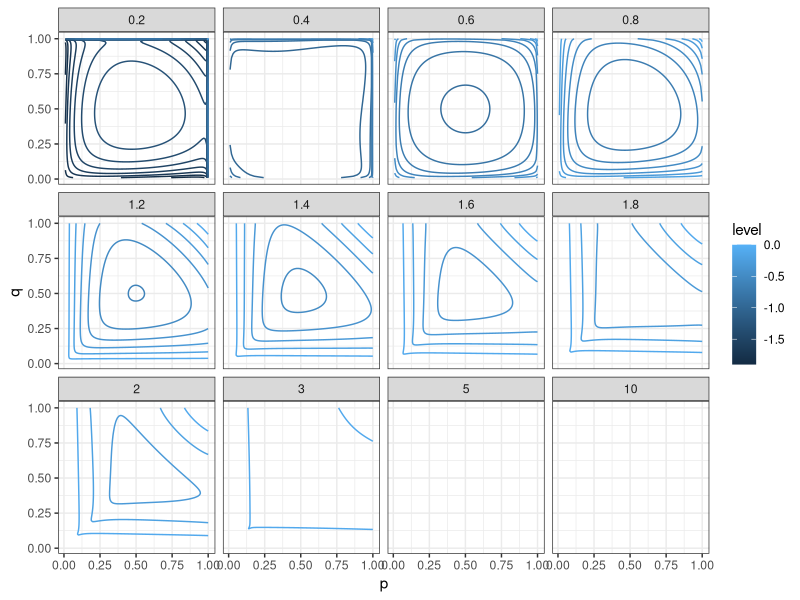
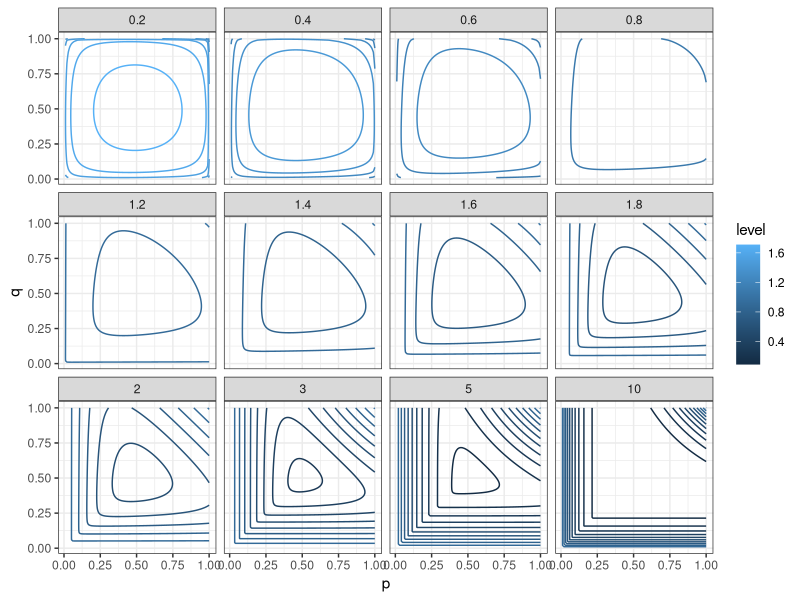
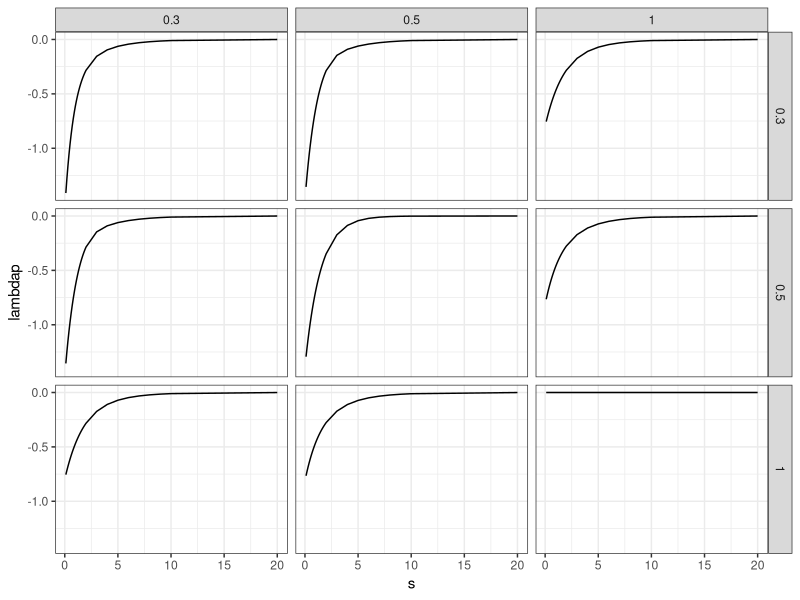
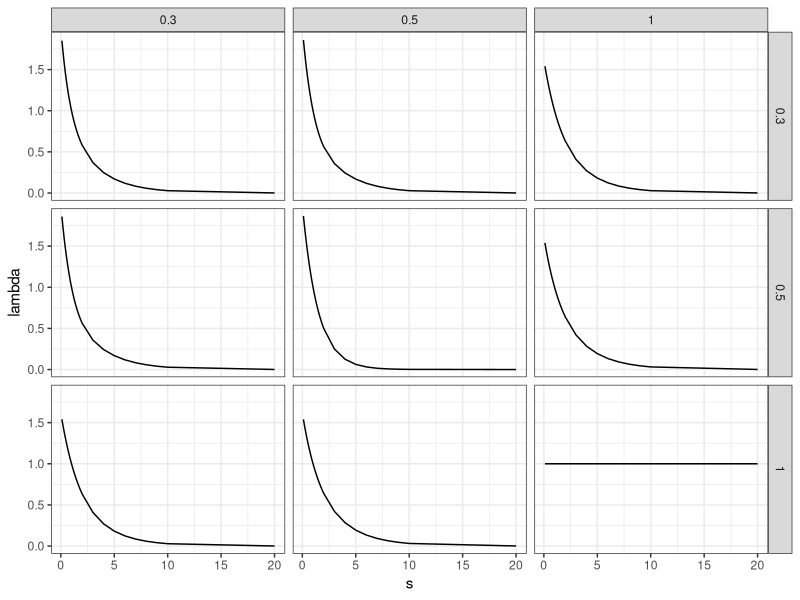

Recreate these plots in R, in order. (Note: this script raises an error after producing the figures.)
#### Header ####

##Desc: Instructions for building the entropy rate database and plotting two-state Markov chain entropy rates and related quantities.
##Date: 2018/08/29
##Author: Philippe Regnault (philippe.regnault(at)univ-reims.fr)

#### Preambule ####

##Definition of functions for computing all involved quantities from the two non-diagonal coefficients of the transition matrix, the parameter s, etc.
#Discriminant of the characteristic polynomial of the perturbed transition matrix
delta <- function(p,q,s){
  res <- ( (1-p)^s - (1-q)^s )^2 + 4*p^s*q^s
  return(res)
}
#Its derivative with respect to s
deltap <- function(p,q,s){
  res <- 2*( log(1-p*(p!=1)) * (1-p)^s  - log(1-q*(q!=1)) * (1-q)^s ) * ( (1-p)^s - (1-q)^s) + 4*log(p*q)*p^s*q^s  
  return(res)
}
#The dominant eigenvalue of the perturbed transition matrix
lambda <- function(p,q,s, delta){
  res <- ( (1-p)^s + (1-q)^s + sqrt(delta)) /2
  return(res)
}
#Its derivative with respect to s
lambdap <- function(p,q,s, delta, deltap) {
  res <- ( log(1-p*(p!=1))*(1-p)^s + log(1-q*(q!=1))*(1-q)^s + deltap / (2*sqrt(delta))) / 2
  return(res)
}
#
eta <- function(p,q,s,delta){
  res <- (sqrt(delta) + (1-q)^s - (1-p)^s) /2
  return(res)
}
#Normalized left eigenvector coordinates
u1 <- function(q,s,eta) {
  return(q^s / (q^s + eta) )
}
u2 <- function(q,s,eta) {
  return(eta / (q^s + eta) )
}
#Normalized right eigenvector coordinates
v1 <- function(p,q,s,eta){
  res <- p^s * (q^s + eta) / (p^s*q^s + eta^2)
}
v2 <- function(p,q,s,eta){
  res <- eta * (q^s + eta) / (p^s*q^s + eta^2)
}
#The residual initial information term 
cs <- function(init1, init2, v1, v2){
  return(init1*v1 + init2*v2)
}

#### Creating entropy rate database ####

#Discretizing the (0,1]*(0,1] square (non-diagonal coefficients of the transition matrix)
p <- round(seq(0.01, 1, by = 0.01),2)
q <- round(seq(0.01, 1, by = 0.01),2)
#A set of values for s
s <- c(round(seq(0.1, 2, by = 0.1),1), 3:10, 20, 100)
#A set of values for the initial distribution
init1 <- round(seq(0, 1, by = 0.1),1)
#Create a database with all possible 4-tuples of p, q, s and init1
expand.grid(p = p, q = q, s = s, init1 = init1) -> ent_database
#Processing computation of spectral elements and entropy rates with the dplyr package
library('dplyr')
#Processing may take a few seconds
#proc.time() -> t
ent_database %>%
  mutate(init2 = 1-init1,
         sta1 = q/(p+q),
         sta2 = p/(p+q),
         delta = delta(p,q,s),
         deltap = deltap(p,q,s),
         lambda = lambda(p,q,s,delta),
         lambdap = lambdap(p,q,s,delta, deltap),
         eta = eta(p,q,s,delta),
         u1 = u1(q,s,eta),
         u2 = u2(q,s,eta),
         v1 = v1(p,q,s,eta),
         v2 = v2(p,q,s,eta),
         c = cs(init1,init2,v1,v2),
         # shannon1 = case_when(s == 1 ~ -lambdap),
         shannon = -sta1 * (p*log(p) + (1-p)*log(1-p*(p!=1))) - sta2*(q*log(q) + (1-q)*log(1-q*(q!=1))) ,
         shannon_type = 2,
         renyi = case_when(s != 1 ~ log(lambda) / (1-s), s == 1 ~ shannon),
         renyi_type = 2,
         tsallis = case_when(s >1 ~ 1/(s-1), s < 1 ~ c / (1-s)),
         tsallis_type = case_when(s >1 ~ 0, s > 1 ~ 3),
         taneja = -c*lambdap/lambda,
         taneja_type = case_when(s >1 ~ -1, s > 1 ~ 3)
  ) -> ent_database
#proc.time()-t

#uncomment the following chunk to write the database in a csv file.
# write.table(x = ent_database, file = "Entropy_rate_database.csv", sep = "\t", dec = ".", 
#             row.names = FALSE, col.names = TRUE,
#             fileEncoding = "UTF-8")


#### Graphical representations of lambda(p,q,s) ####

#As a function of p,q, for different values for s
#Using the ggplot2 package
library('ggplot2')
ent_database %>%
  filter(s %in% c(round(seq(0.2, 2, by = 0.2),2) , 3, 5, 10) & s != 1, init1 == 0.5) %>%
  ggplot(mapping = aes(x = p, y = q, z = lambda)) +
  facet_wrap(~s) +
  geom_contour(aes(colour = ..level..), bins = 20) +
  theme_bw() -> plot_lambdapq
#Uncomment the following chunk to export the figure as a ps file
# postscript(file = 'lambdapq.ps')
# par(cex = 1.4)
# plot_lambdapq + coord_fixed()
# dev.off()

#As a function of s, for different values for p and q
ent_database %>%
  filter(p %in% c(0.3, 0.5, 1) & q %in% c(0.3, 0.5, 1), init1 == 0.5, s!= 100) %>%
  ggplot(mapping = aes(x = s, y = lambda)) +
  facet_grid(q~p) +
  geom_path() +
  theme_bw() -> plot_lambdas
#Uncomment the following chunk to export the figure as a ps file
# postscript(file = 'lambdas.ps')
# par(cex = 1.4)
# plot_lambdas + coord_fixed()
# dev.off()

#### Graphical representations of lambdap ####

#As a function of p,q, for different values for s
library('ggplot2')
ent_database %>%
  filter(s %in% c(round(seq(0.2, 2, by = 0.2),2) , 3, 5, 10) & s != 1, init1 == 0.5) %>%
  ggplot(mapping = aes(x = p, y = q, z = lambdap)) +
  facet_wrap(~s) +
  geom_contour(aes(colour = ..level..), bins = 20) +
  theme_bw() -> plot_lambdappq
#Uncomment the following chunk to export the figure as a ps file
# postscript(file = 'lambdappq.ps')
# par(cex = 1.4)
# plot_lambdappq + coord_fixed()
# dev.off()

#As a function of s, for different values for p and q
ent_database %>%
  filter(p %in% c(0.3, 0.5, 1) & q %in% c(0.3, 0.5, 1), init1 == 0.5, s!= 100) %>%
  ggplot(mapping = aes(x = s, y = lambdap)) +
  facet_grid(q~p) +
  geom_path() +
  theme_bw() -> plot_lambdaps
#Uncomment the following chunk to export the figure as a ps file
# postscript(file = 'lambdaps.ps')
# par(cex = 1.4)
# plot_lambdaps + coord_fixed()
# dev.off()


# #### Graphical representations of lambda, lambdap, c en fonction de s
# ent_database %>%
#   select(p,q,s, init1, lambda, lambdap, c) %>%
#   filter(p == 0.2, q== 0.3, init1 == 0.5) %>%  
#   gather(key = func, value = value, -(1:4)) %>%
#   ggplot(mapping = aes(x = s, y= value, group = func)) +
#   geom_path(mapping = aes(colour = func, linetype = func)) +
#   theme_bw()
# 
# ent_database %>%
#   select(p,q,s, init1, lambda, lambdap, c) %>%
#   filter(p==0.7, q==0.3, init1 == 0.5) %>%  
#   gather(key = func, value = value, -(1:4)) %>%
#   ggplot(mapping = aes(x = s, y= value, group = func)) +
#   geom_path(mapping = aes(colour = func, linetype = func)) +
#   theme_bw() -> plt_functions_2
# plt_functions_2 + theme(axis.text = element_text(size = 12), 
#     axis.text.x = element_text(size = 12), 
#     axis.text.y = element_text(size = 12), 
#     legend.text = element_text(size = 10), 
#     legend.title = element_text(face = "bold"))

#### Graphical representaiton of u, v ####

##Left eigenvector U
#As functions of p,q
ent_database %>%
  select(p,q,s, init1, u1, u2) %>%
  filter(init1 == 0.5, s %in% c(0.5, 2, 5)) %>%  
  gather(key = Eigenvectors, value = value, -(1:4)) %>%
  ggplot(mapping = aes(x = p, y= q, z = value)) +
  facet_grid(Eigenvectors~s) +
  geom_contour(mapping = aes(colour = ..level..), bins = 20) +
  theme_bw() -> plot_Leigenvectorpq
#Uncomment the following chunk to export the figure as a ps file
# postscript(file = "Leigenvectorpq.ps")
# par(cex = 1.4)
# plot_Leigenvectorpq + coord_fixed()
# dev.off()

#Righteigenvector V
ent_database %>%
  select(p,q,s, init1, v1, v2) %>%
  filter(init1 == 0.5, s %in% c(0.5, 2, 5)) %>%  
  gather(key = Eigenvectors, value = value, -(1:4)) %>%
  ggplot(mapping = aes(x = p, y= q, z = value)) +
  facet_grid(Eigenvectors~s) +
  geom_contour(mapping = aes(colour = ..level..), bins = 20) +
  theme_bw() -> plot_Reigenvectorpq
#Uncomment the following chunk to export the figure as a ps file
# postscript(file = "Reigenvectorpq.ps")
# par(cex = 1.4)
# plot_Reigenvectorpq + coord_fixed()
# dev.off()


#as functions of s
ent_database %>%
  select(p,q,s, init1, u1, u2, v1, v2) %>%
  filter(p == 0.2, q== 0.3, init1 == 0.5) %>%  
  gather(key = Eigenvectors, value = value, -(1:4)) %>%
  ggplot(mapping = aes(x = s, y= value, group = Eigenvectors)) +
  geom_path(mapping = aes(colour = Eigenvectors, linetype = Eigenvectors)) +
  theme_bw() -> plot_eigevectorss
#Uncomment the following chunk to export the figure as a ps file
# postscript(file = "eigenvectorss.ps")
# par(cex = 1.4)
# plot_eigenvectorss + coord_fixed()
# dev.off()


#### Graphical representation of c ####

## As a function of p,q
ent_database %>%
  select(p,q,s, init1, c) %>%
  filter(init1 %in% c(0.2, 0.5, 0.8), s %in% c(0.5, 2, 5)) %>%  
  gather(key = Eigenvectors, value = value, -(1:4)) %>%
  ggplot(mapping = aes(x = p, y= q, z = value)) +
  facet_grid(init1~s) +
  geom_contour(mapping = aes(colour = ..level..), bins = 20) +
  theme_bw() -> plot_c
#Uncomment the following chunk to export the figure as a ps file
# postscript(file = 'c.ps')
# par(cex = 1.4)
# plot_c + coord_fixed()
# dev.off()

##As a function of s
ent_database %>%
  select(p,q,s, init1,c) %>%
  filter(p == 0.2, q== 0.3, init1 %in% c(0.2, 0.4, 0.5, 0.6, 0.8,1), s !=100) %>%  
  ggplot(mapping = aes(x = s, y= c)) +
  facet_wrap(~init1, scales='free') +
  geom_path() +
  theme_bw()

#### Graphical representations of entropy functions ####

##As functions of p, q for fixed values of s and init1
ent_database %>%
  select(p,q,s, init1, shannon, renyi, tsallis, taneja) %>%
  mutate(sc = as.character(s)) %>% #Convert s in character because sum(rep(0.1, 12)) == 1.2 returns FALSE !!!
  filter(init1 == 0.5, sc %in% as.character(c(0.2, 0.5, 0.8, 1.2, 2))) %>%  
  gather(key = entropy, value = value, - (1:4), -sc) %>% 
  # filter(entropy != 'tsallis') %>%
  mutate(entropy = factor(entropy, levels = c('shannon', 'renyi', 'tsallis', 'taneja'), ordered = TRUE)) %>%
  ggplot(mapping = aes(x = p, y = q, z = value)) +
  facet_grid(entropy~s, scales = 'fixed') +
  geom_contour(aes(colour = ..level..), bins = 20) +
  theme_bw() -> plot_entropies

#Shannon
ent_database %>%
  select(p,q,s, init1, shannon) %>%
  filter(init1 == 0.5, s == 1) %>%
  select(p,q,shannon) %>%  
  ggplot(mapping = aes(x = p, y = q, z = shannon)) +
  geom_contour(aes(colour = ..level..), bins = 20) +
  theme_bw() -> plot_shannon
plot_shannon

#Renyi for s = 0.5, 2, 10, 100
ent_database %>%
  select(p,q,s, init1, renyi) %>%
  filter(init1 == 0.5, s %in% c(0.5, 1, 2, 10)) %>%
  ggplot(mapping = aes(x = p, y = q, z = renyi)) +
  facet_wrap(~s) + 
  geom_contour(aes(colour = ..level..), bins = 20) +
  theme_bw() -> plot_renyi
#Uncomment the following chunk to export the figure as a ps file
# postscript(file = "renyirates.ps")
# plot_renyi + coord_fixed()
# dev.off()

#Tsallis for s = 0.2, 0.5, 0.8, init1 = 0.2, 0.5, 0.8
ent_database %>%
  select(p,q,s, init1, tsallis) %>%
  filter(init1 %in% c(0.2,0.5, 0.8), s %in% c(0.2, 0.5, 0.8)) %>%
  ggplot(mapping = aes(x = p, y = q, z = tsallis)) +
  facet_grid(s~init1) + 
  geom_contour(aes(colour = ..level..), bins = 20) +
  theme_bw() -> plot_tsallis
plot_tsallis
#Uncomment the following chunk to export the figure as a ps file
# postscript(file = "tsallisrates.ps")
# plot_tsallis + coord_fixed()
# dev.off()

#Taneja
ent_database %>%
  select(p,q,s, init1, taneja) %>%
  filter(init1 %in% c(0.2,0.5, 0.8), s %in% c(0.5, 2, 5)) %>%
  ggplot(mapping = aes(x = p, y = q, z = taneja)) +
  facet_grid(init1~s) + 
  geom_contour(aes(colour = ..level..), bins = 20) +
  theme_bw() -> plot_taneja
#Uncomment the following chunk to export the figure as a ps file
# postscript(file = "tanejarates.ps")
# plot_taneja + coord_fixed()
# dev.off()

# #### Graphical representation of entropy as functions of the initial distribution ####
# ##For p=0.2, q=0.3 and several values of s
# ent_database %>%
#   select(p,q,s,init1, shannon, renyi, tsallis, taneja) %>%
#   mutate(sc = as.character(s)) %>% #Convert s in character because sum(rep(0.1, 12)) == 1.2 returns FALSE !!!
#   filter(p == 0.2, q==0.3, sc %in% as.character(c(0.2, 0.5, 0.8, 1.2, 2, 5))) %>%  
#   gather(key = entropy, value = value, - (1:4), -sc) %>% 
#   mutate(entropy = factor(entropy, levels = c('shannon', 'renyi', 'tsallis', 'taneja'), ordered = TRUE)) %>%
#   ggplot(mapping = aes(x = init1, y = value, group = entropy)) +
#   facet_wrap(~s, scales = 'fixed') +
#   geom_path(aes(colour = entropy, linetype = entropy)) +
#   theme_bw()
# 
# ent_database %>%
#   filter(s == 100, init1 == 0.5) %>%
#   select(p,q,renyi) %>%
#   ggplot() +
#   geom_contour(mapping = aes(x = p, y = q, z = renyi, colour = ..level..), bins = 20) +
#   theme_bw()
